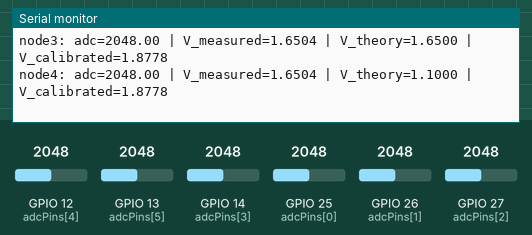
Recording of a sketch running on a simulated ESP32. On the bench: the last lines printed to the serial monitor. The inputs (shaded band) are chosen by the test bench; at power-on: GPIO 14 (adcPins[3]) = 2048, GPIO 12 (adcPins[4]) = 2048, GPIO 13 (adcPins[5]) = 2048, GPIO 25 (adcPins[0]) = 2048, GPIO 26 (adcPins[1]) = 2048, GPIO 27 (adcPins[2]) = 2048 (analog values on the 0–4095 scale).

Above: at 4.2 s.
4.3 s: GPIO 14 (adcPins[3]) set to 2866
At 4.9 s:
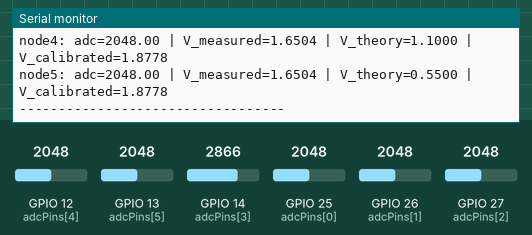
5.8 s: GPIO 12 (adcPins[4]) set to 2866
At 6.65 s:
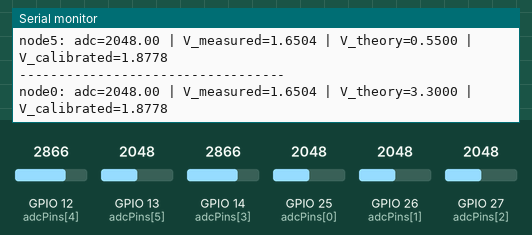
7.3 s: GPIO 13 (adcPins[5]) set to 2866
At 8.5 s:
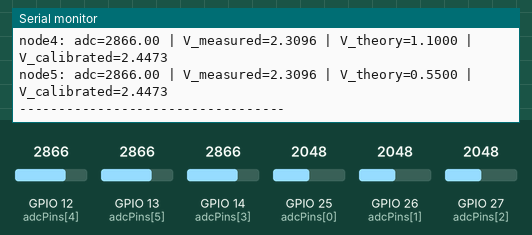
8.8 s: GPIO 25 (adcPins[0]) set to 2866
At 9.93 s:
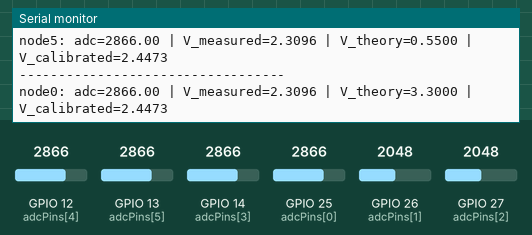
10.3 s: GPIO 26 (adcPins[1]) set to 2866
At 10.36 s:
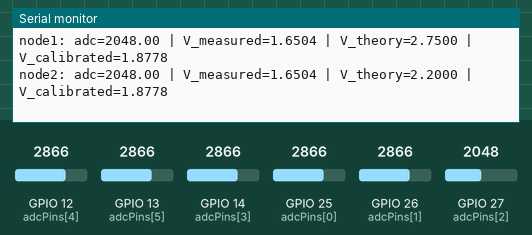
11.8 s: GPIO 27 (adcPins[2]) set to 2866
At 13.42 s:
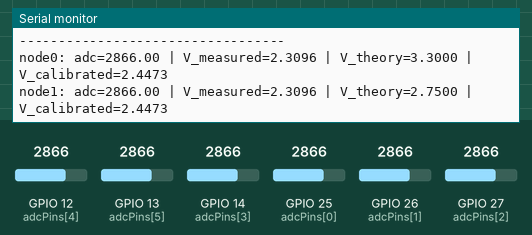
Timing chart, 0 to 14.3 s (numbered marks = the images above; inputs shaded):
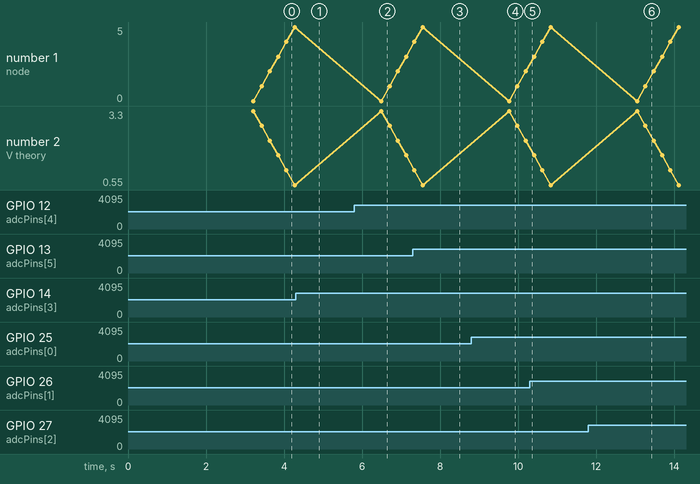

The sketch:

adc2.ino
```cpp
const float a0 = 0.231076;
const float a1 = 0.000881119;
const float a2 = -0.000000037629;

float calibrateADC(float raw) {
  return a0 + a1 * raw + a2 * raw * raw;
}

#define NUM_NODES     6
#define NUM_SAMPLES   100
#define VREF          3.30
#define ADC_MAX       4095.0
#define N_RESISTORS   6

int adcPins[NUM_NODES] = {25, 26, 27, 14, 12, 13};

void setup() {
  Serial.begin(115200);
  delay(3000);
  Serial.println("STARTING ADC2 MEASUREMENT...");

  analogReadResolution(12);
  analogSetAttenuation(ADC_11db);
}

void loop() {

  for (int k = 0; k < NUM_NODES; k++) {

    long sum = 0;
    for (int i = 0; i < NUM_SAMPLES; i++) {
      sum += analogRead(adcPins[k]);
      delay(2);
    }

    float adcMean = sum / (float)NUM_SAMPLES;
    float Vmeasured = adcMean * VREF / ADC_MAX;
    float Vtheory = VREF * (1.0f - (float)k / N_RESISTORS);
    float Vcal = calibrateADC(adcMean);

    Serial.print("node");
    Serial.print(k);
    Serial.print(": adc=");
    Serial.print(adcMean, 2);

    Serial.print(" | V_measured=");
    Serial.print(Vmeasured, 4);

    Serial.print(" | V_theory=");
    Serial.print(Vtheory, 4);

    Serial.print(" | V_calibrated=");
    Serial.println(Vcal, 4);
  }

  Serial.println("----------------------------------");
  delay(2000);
}
```

Measured:
- after the input at 7.3 s, the serial monitor: prints a new line after 0.25 s (image 3)
- after the input at 8.8 s, the serial monitor: prints a new line after 0.97 s (image 4)
